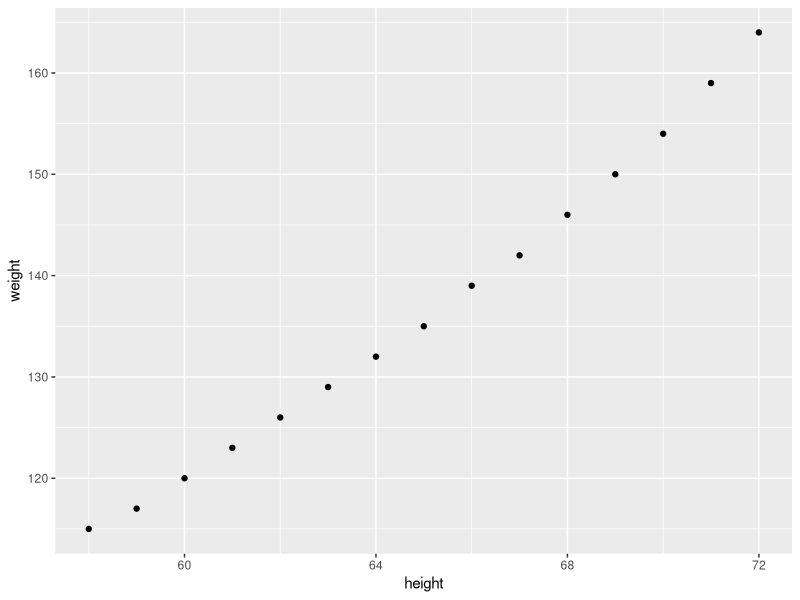
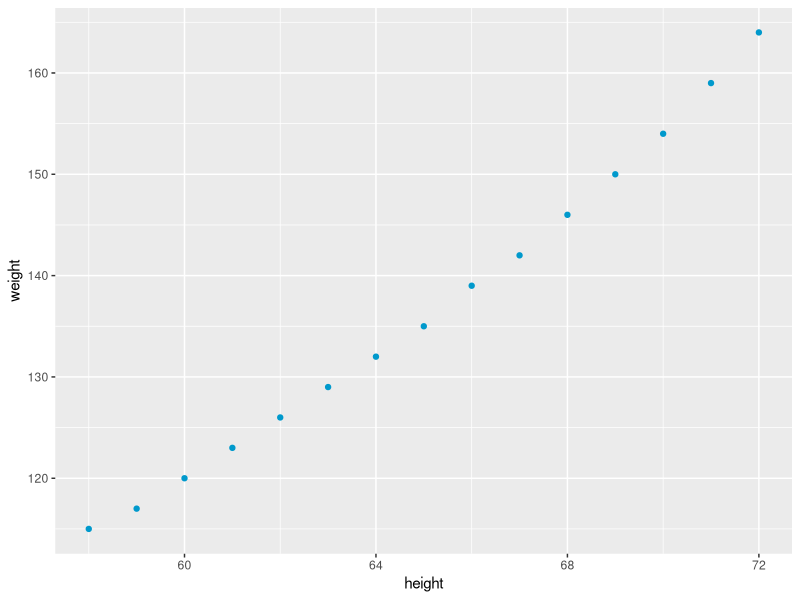
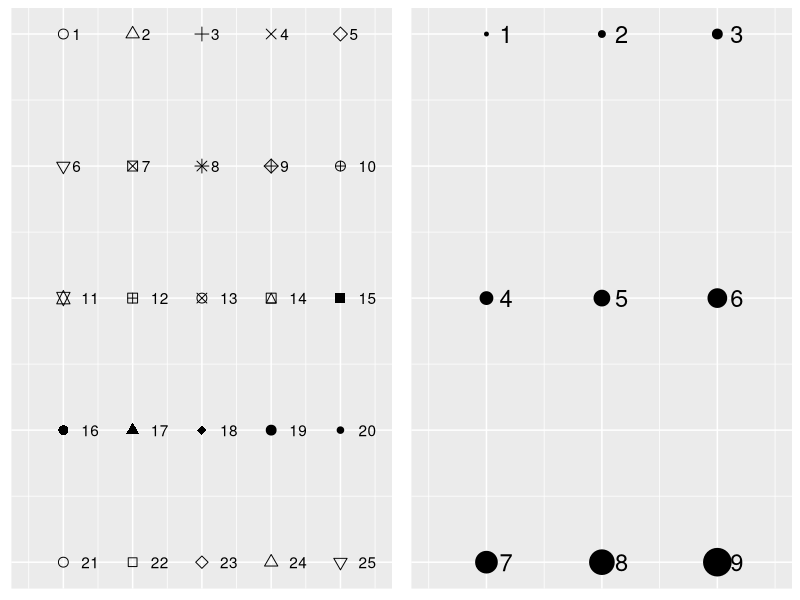
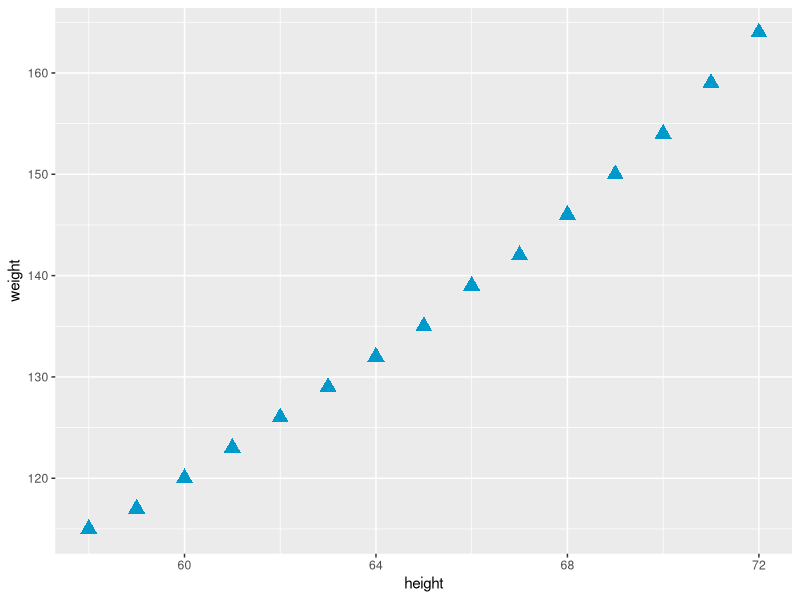

These charts were generated, in order, by the following R code:
## ---- chunk 1
library(ggplot2)
library(datasets)
## ---- chunk 2
ggplot(data = women,
       aes(x = height, y = weight)) +
         geom_point()
## ---- chunk 3
ggplot(data = women,
       aes(x = height, y = weight)) +
         geom_point(color = '#0099CC')
## ---- chunk 4
df = data.frame(x = rep(1:5,5), y = rep(1:5,each = 5 ), shape = factor(1:25))
a = ggplot(data = df,
       aes(x = x, y = y,group=shape,shape=shape)) +
         geom_point(size= 3) +
  scale_shape_manual(values = 1:25) +
  geom_text(aes(x = x, y = y, label = shape), hjust = -1) +
  theme(axis.title = element_blank(),
        axis.text = element_blank(),
        axis.ticks = element_blank(),
        legend.position = 'none') +
  xlim(0.5, 5.5) +
  scale_y_reverse()
df2 = data.frame(y = rep(1:3, each = 3), x = rep(1:3, 3), size = factor(1:9))
b = ggplot(data = df2,
       aes(x = x, y = y, size = size, group = size)) +
         geom_point() +
  scale_size_manual(values = 1:9) +
  geom_text(aes(x = x, y = y, label = size), hjust = -1, size = 6) +
  theme(axis.title = element_blank(),
        axis.text = element_blank(),
        axis.ticks = element_blank(),
        legend.position = 'none') +
  scale_y_reverse()+
xlim(0.5, 3.5)
gridExtra::grid.arrange(a, b, ncol = 2)
## ---- chunk 5
ggplot(data = women,
       aes(x = height, y = weight)) +
  geom_point(shape = 17, color = '#0099CC', size = 4)
